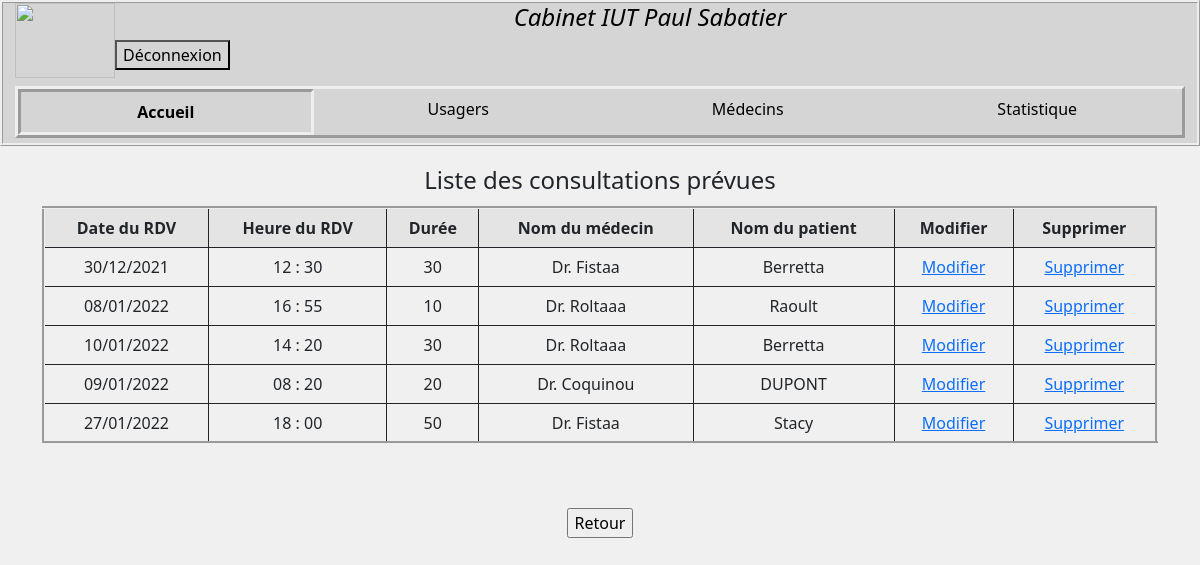
The page /pages/consultation_rech.php (signed in) on the database its author committed.
### tables this page shows
CREATE TABLE IF NOT EXISTS `consultation` (
  `id_consult` int(11) NOT NULL AUTO_INCREMENT,
  `date_rdv` date NOT NULL,
  `heure_rdv` time NOT NULL,
  `duree` int(11) NOT NULL DEFAULT '30',
  `id_medecin` int(11) NOT NULL,
  `id_patient` int(11) NOT NULL,
  PRIMARY KEY (`id_consult`),
  KEY `id_medecin` (`id_medecin`,`id_patient`),
  KEY `id_patient` (`id_patient`)
);

CREATE TABLE IF NOT EXISTS `medecin` (
  `id_medecin` int(11) NOT NULL AUTO_INCREMENT,
  `civilite` char(1) NOT NULL,
  `nom` varchar(250) NOT NULL,
  `prenom` varchar(250) NOT NULL,
  PRIMARY KEY (`id_medecin`)
);

CREATE TABLE IF NOT EXISTS `patient` (
  `id_patient` int(11) NOT NULL AUTO_INCREMENT,
  `civilite` char(1) NOT NULL,
  `nom` varchar(250) NOT NULL,
  `prenom` varchar(250) NOT NULL,
  `adresse` varchar(250) NOT NULL,
  `code` int(5) NOT NULL,
  `ville` varchar(250) NOT NULL,
  `date_n` date NOT NULL,
  `lieux_n` varchar(250) NOT NULL,
  `num_secu` int(10) NOT NULL,
  `id_medecin` int(11) DEFAULT NULL,
  PRIMARY KEY (`id_patient`),
  KEY `id_medecin` (`id_medecin`)
);

### pages/consultation_rech.php (the view, shortened to what this page needs)
<?php
    if(isset($_SESSION['login'])) {
?>
<html>
    <head>
        <link href="../css/bootstrap.min.css" rel="stylesheet">
        <link href="../css/monStyle.css" rel="stylesheet">
    </head>
    <body>
        <?php
            require_once('fonction.php');
        ?>
<div class="container">
            <div class="row">
                <div class="col-sm-12 text-center">
<?php
    $vPat = $_POST['sltpatr'];
    $vDate = $_POST['dater'];
    $linkpdo=connection();
    $req = $linkpdo->prepare("SELECT *, DATE_FORMAT(consultation.date_rdv, '%d/%m/%Y') AS dateV, DATE_FORMAT(consultation.heure_rdv, '%H : %i') AS heureV,
                            medecin.nom AS nomM, patient.nom AS nomP
                            FROM consultation, patient, medecin
                            WHERE consultation.id_patient LIKE :id_patient AND consultation.date_rdv LIKE :date_rdv
                            AND consultation.id_medecin = medecin.id_medecin AND consultation.id_patient = patient.id_patient");
    $req->execute(array('id_patient' => '%'.$vPat.'%', 'date_rdv' => '%'.$vDate.'%'));
    if($req) {
        echo "<legend class=\"text-center\">Liste des consultations prévues</legend>\n";
        $nbUtilisateur = $req->rowCount();
        if($nbUtilisateur > 0) {
            echo "<table class=\"table table-bordered table-striped text-center\">\n";
            echo "<tr>\n";
            echo "<td><strong>Date du RDV</strong></td>\n";
            echo "<td><strong>Heure du RDV</strong></td>\n";
            echo "<td><strong>Durée</strong></td>\n";
            echo "<td><strong>Nom du médecin</strong></td>\n";
            echo "<td><strong>Nom du patient</strong></td>\n";
            echo "<td><strong>Modifier</strong></td>\n";
            echo "<td><strong>Supprimer</strong></td>\n";
            echo "</tr>\n";
            while($utilisateur = $req->fetch()) {
                echo "<tr>\n";
                echo "<td>" . $utilisateur["dateV"] . "</td>\n";
                echo "<td>" . $utilisateur["heureV"] . "</td>\n";
                echo "<td>" . $utilisateur["duree"] . "</td>\n";
                echo "<td>Dr. " . $utilisateur["nomM"] . "</td>\n";
                echo "<td>" . $utilisateur["nomP"] . "</td>\n";
                echo "<td><a href='consultation_form_modif.php?id=". $utilisateur["id_consult"] ."'>Modifier </a></td>\n";
                echo "<td><a onClick=\"javascript: return confirm('Voulez-vous vraiment supprimer la consultation ?');\" href='supp_consultation.php?id=".$utilisateur["id_consult"]."'>Supprimer</a></td><tr>";
                echo "</tr>\n";
            }
            echo "</table>\n";
        } else {
            echo "Aucune consultation enregistrée";
        }
    } else {
        echo "Requête non fonctionnel";
    }
?>
    <br>
    <br>
    <form action="acceuil.php" method="post">
        <input type="submit" name="retour" value="Retour" />
    </form>
                </div>
    </body>
</html>
    <?php } ?>

### css/monStyle.css (style rules this page uses)
html, body { background-color: #f0f0f0; height: 100%; }
.table { border: groove; }

### rows shown on the page
consultation: dateV "30/12/2021", heureV "12 : 30", duree "30", id_medecin.nom "Fistaa", id_patient.nom "Berretta"
consultation: dateV "08/01/2022", heureV "16 : 55", duree "10", id_medecin.nom "Roltaaa", id_patient.nom "Raoult"
consultation: dateV "10/01/2022", heureV "14 : 20", duree "30", id_medecin.nom "Roltaaa", id_patient.nom "Berretta"
consultation: dateV "09/01/2022", heureV "08 : 20", duree "20", id_medecin.nom "Coquinou", id_patient.nom "DUPONT"
consultation: dateV "27/01/2022", heureV "18 : 00", duree "50", id_medecin.nom "Fistaa", id_patient.nom "Stacy"
